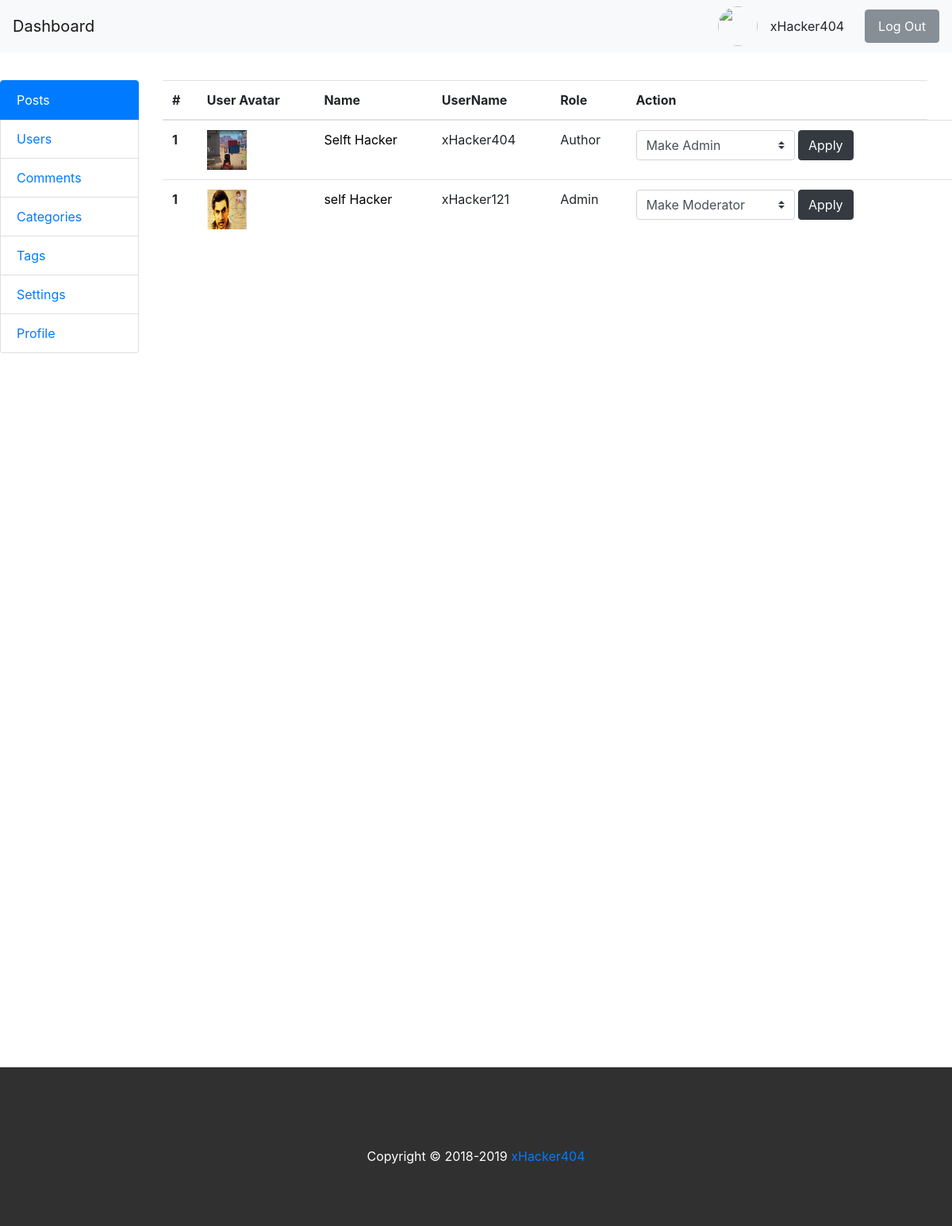
Page /backend/users/ on the committed database.
### blog/models.py (models this page shows, shortened)
class UserProfileInfo(models.Model):
    user = models.OneToOneField(User,on_delete=models.CASCADE)
    portfolio = models.URLField(blank=True)
    profile_pic = models.ImageField(upload_to='profile_pics', blank=True)

### backend/views.py (the view)
# urls.py: path('users/', views.users, name='users'),
def users(request):
    users = UserProfileInfo.objects.all()
    my_dict = {'users':users}
    return render(request, 'backend/users.html', context=my_dict)

### blog/context_processors.py (called while the page is built)
def post_widget(request):
    all_posts = Post.objects.filter(status='published').order_by('published_date')
    years = []
    tags = Tag.objects.all()
    categories = Category.objects.all()
    for post in all_posts :
        year = post.published_date.year
        if year not in years:
            years.append(year)
    return {
    'all_posts':all_posts,
    'years':years,
    'tags':tags,
    'categories':categories
    }

def site_settings(request):
    settings = BlogSettings.objects.get(id=1)
    site_icon = settings.site_icon
    site_logo = settings.site_logo
    site_title = settings.site_title
    tagline = settings.tagline
    keywords = settings.keywords
    description = settings.description
    post_per_page = settings.post_per_page
    return {
    'site_icon':site_icon,
    'site_logo':site_logo,
    'site_title':site_title,
    'tagline':tagline,
    'keywords':keywords,
    'description':description,
     'post_per_page':post_per_page
    }

### templates/backend/users.html (shortened to what this page needs)
<!DOCTYPE html>
{% extends 'backend/base.html'%}
{% block content %}
<div class="col-md-10" >
    <div class="post" style="height:1200px; overflow: scroll">
        <table class="table">
          <thead>
            <tr>
              <th scope="col">#</th>
              <th scope="col">User Avatar</th>
              <th scope="col">Name</th>
              <th scope="col">UserName</th>
              <th scope="col">Role</th>
              <th scope="col">Action</th>
            </tr>
          </thead>
          <tbody>
        {% if users %}
          {% for profile in users %}
          <tr>
            <th scope="row">1</th>
             <td style="width: auto"><img src="/media/{{profile.profile_pic}}" alt="xHacker404" width="50px" height="50px"> </td>
            <td> <a href="{% url 'backend:profile'%}">{{profile.user.first_name}} {{profile.user.last_name}}</a> </td>
            <td>{{profile.user.username}}</td>
            {% if profile.user.is_superuser %}
            <td>Admin</td>
            <td>
              <form action="{% url 'backend:moderate_user'%}" method="POST">
                <select name="action" class="custom-select" style="width:200px">
                  <option value="moderator">
                    Make Moderator
                  </option>
                </select>
              <button type="submit" class="btn btn-dark">Apply</a>
                  </form>
            </td>
            {% else %}
            <td> Author </td>
            <td>
              <form action="{% url 'backend:moderate_user'%}" method="POST">
                <select name="action" class="custom-select" style="width:200px">
                  <option value="admin">
                    Make Admin
                  </option>
                </select>
              <button type="submit" class="btn btn-dark">Apply</a>
              </form>
            </td>
            {% endif %}
            <td></td>
          </tr>
          {% endfor %}
        {% endif %}
          </tbody>
        </table>
    </div>
</div>
{% endblock %}

### static/css/style.css (style rules this page uses)
.post:first-child { margin-top:0px; }
.post { margin-top:40px; }
.post a { text-decoration: none; color: black; }

### rows in the picture
UserProfileInfo: profile_pic (picture), user.first_name "Selft", user.last_name "Hacker", user.username "xHacker404"
UserProfileInfo: profile_pic (picture), user.first_name "self", user.last_name "Hacker", user.username "xHacker121"
